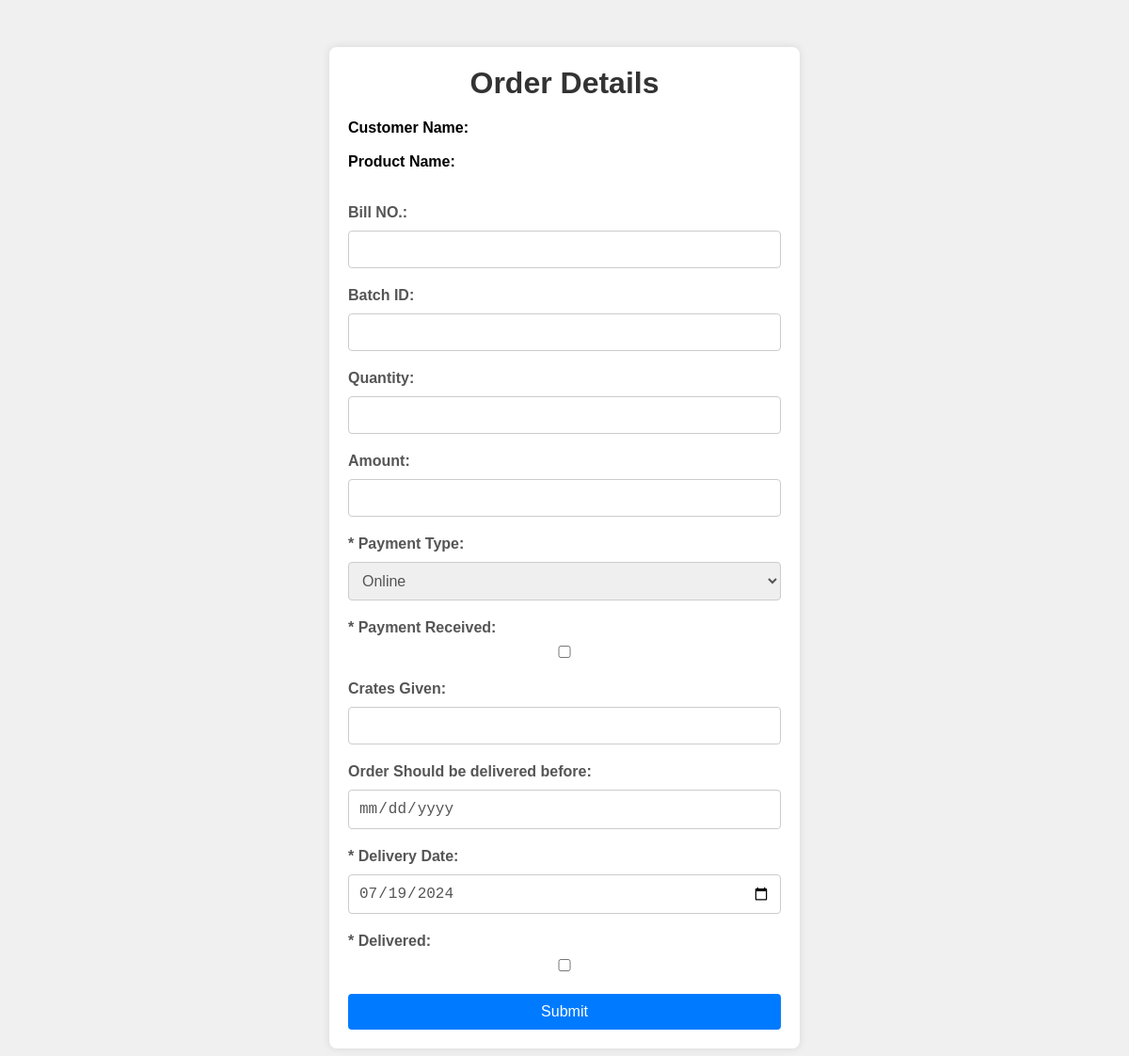
Before: /openDeliveryPersonInterfaceUpdate/OCDPMON5568 (signed in) with the older database file.
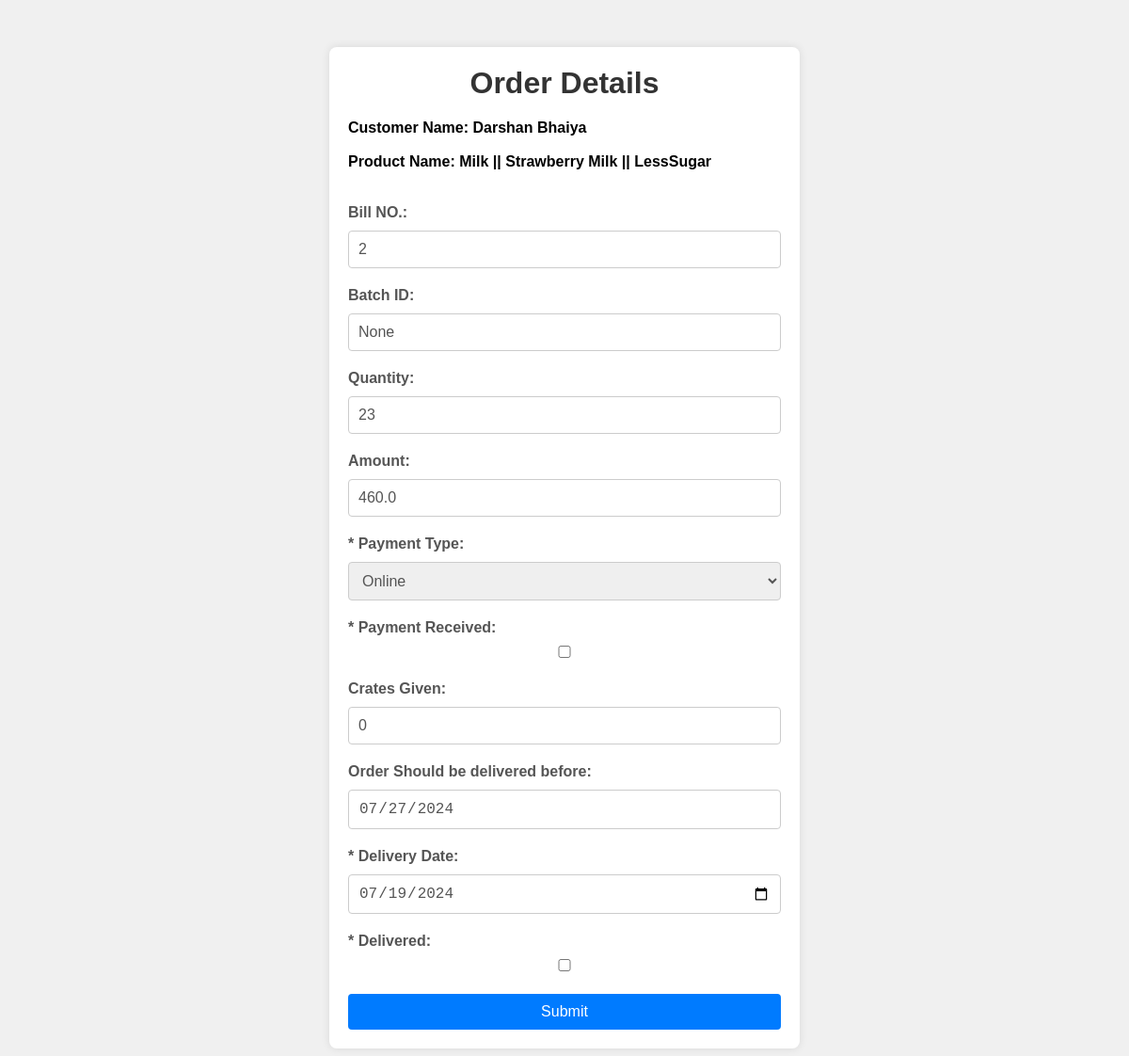
After: the same page with the newer database file.
### app.py (models this page shows)
class Customer(db.Model):
    CustomerID = db.Column(db.String(60), primary_key=True)
    CustomerName = db.Column(db.String(255))
    Address = db.Column(db.String(255))
    ContactPerson = db.Column(db.String(255))
    ContactNumber = db.Column(db.String(20))
    EmailId=db.Column(db.String(50))
    CustomerType = db.Column(db.Enum('Individual', 'Shop'))
    GSTRegistered = db.Column(db.Boolean)
    GSTNumber = db.Column(db.String(20))
    EngagementSource = db.Column(db.Enum('Direct', 'Marketing', 'Digital Media'))
    FirstOrderDate = db.Column(db.Date)
    LastOrderDate = db.Column(db.Date)
    LastBillNumber = db.Column(db.String(20))
    LastOrderID = db.Column(db.Integer)
    TotalCredit = db.Column(db.Float)
    TotalBusinessAmount = db.Column(db.Float)
    TotalTofuOrdered = db.Column(db.Float)
    TotalTofuAmount = db.Column(db.Float)
    TotalMilkOrdered = db.Column(db.Float)
    TotalMilkAmount = db.Column(db.Float)
    CrateGiven = db.Column(db.Integer)

class Product(db.Model):
    ProductID = db.Column(db.String(60), primary_key=True)
    ProductName = db.Column(db.String(255))
    Type = db.Column(db.Enum('Tofu', 'Milk'))
    SugarType = db.Column(db.String(50))
    ProductDescription = db.Column(db.String(255))
    Price = db.Column(db.Float)
    AvailableQuantity = db.Column(db.Integer)
    TotalQuantityProduced = db.Column(db.Integer)
    AvailableOrNot = db.Column(db.Boolean)

class Orders(db.Model):
    OrderID = db.Column(db.String(60), primary_key=True)
    BillID = db.Column(db.Integer)
    CustomerID = db.Column(db.String(60), db.ForeignKey('customer.CustomerID'))
    ProductID = db.Column(db.String(60), db.ForeignKey('product.ProductID'))
    BatchID = db.Column(db.String(20))
    Quantity = db.Column(db.Integer)
    Amount = db.Column(db.Float)
    OrderDateTime = db.Column(db.DateTime)
    PaymentType = db.Column(db.Enum('Online', 'Cash','Credit'))
    PaymentReceivedOrNot = db.Column(db.Boolean)
    CratesGiven = db.Column(db.Integer)
    PreferredOrderDate = db.Column(db.Date)
    ActualOrderDeliveredDate = db.Column(db.Date)
    DeliveryPersonID = db.Column(db.String(60), db.ForeignKey('delivery_person.DeliveryPersonID'))
    DeliveredOrNot = db.Column(db.Boolean)

### app.py (the view)
@app.route('/openDeliveryPersonInterfaceUpdate/<string:OrderID>')
def openDeliveryPersonInterfaceUpdate(OrderID):
    if session['LoggedIn']==True and (session['Designation']=="Admin" or  session['Designation']=="Delivery Person"):
        order = Orders.query.filter_by(OrderID=OrderID).first()
        products=Product.query.all()
        customers=Customer.query.all()
        delivery_people = DeliveryPerson.query.all()
        return render_template("deliveryPersonInterfaceUpdate.html", order=order,products=products,customers=customers,delivery_people=delivery_people)

### templates/deliveryPersonInterfaceUpdate.html (shortened to what this page needs)
<!DOCTYPE html>
<html lang="en">
<head>
</head>
<body>
    <div class="container">
        <h1>Order Details</h1>
        <form action="/updateDeliveryPersonInterfaceUpdate/{{ order.OrderID }}" method="POST">
            <h4>Customer Name: {% for customer in customers %}
                {% if customer.CustomerID == order.CustomerID %}{{ customer.CustomerName }}  {% endif %}
           {% endfor %}</h4>
           <br>
           <h4>Product Name: {% for product in products %}
            {% if product.ProductID == order.ProductID %} {{ product.Type }} || {{ product.ProductName }} || {{ product.SugarType }} {% endif %}
       {% endfor %} </h4>
       <br>
       <br>
            <div class="form-group">
                <label for="billID">Bill NO.:</label>
                <input type="number" id="billID" name="billID" value="{{ order.BillID }}" readonly>
            </div>
            <div class="form-group">
                <label for="batchID">Batch ID:</label>
                <input type="text" id="batchID" name="batchID" value="{{ order.BatchID }}" >
            </div>
            <div class="form-group">
                <label for="quantity">Quantity:</label>
                <input type="number" id="quantity" name="quantity" value="{{ order.Quantity }}" readonly >
            </div>
            <div class="form-group">
                <label for="Amount">Amount:</label>
                <input type="number" id="Amount" name="Amount" value="{{ order.Amount }}"  readonly>
            </div>
            <div class="form-group">
                <label for="paymentType">* Payment Type:</label>
                <select id="paymentType" name="paymentType" required onchange="handlePaymentTypeChange()">
                    <option value="Online" {% if order.PaymentType == 'Online' %} selected {% endif %}>Online</option>
                </select>
            </div>
            <div class="form-group" id="paymentReceivedGroup">
                <label for="paymentReceivedOrNot">* Payment Received:</label>
                <input type="checkbox" id="paymentReceivedOrNot" name="paymentReceivedOrNot" {% if order.PaymentReceivedOrNot %}checked{% endif %}>
            </div>
            <div class="form-group">
                <label for="cratesGiven">Crates Given:</label>
                <input type="number" id="cratesGiven" name="cratesGiven" value="{{ order.CratesGiven }}" >
            </div>
            <div class="form-group">
                <label for="preferredOrderDate">Order Should be delivered before:</label>
                <input type="date" id="preferredOrderDate" name="preferredOrderDate" value="{{ order.PreferredOrderDate }}" readonly >
            </div>
            <div class="form-group">
                <label for="actualOrderDeliveredDate">* Delivery Date:</label>
                <input type="date" id="actualOrderDeliveredDate" name="actualOrderDeliveredDate" required>
            </div>
            <div class="form-group">
                <label for="deliveredOrNot">* Delivered:</label>
                <input type="checkbox" id="deliveredOrNot" name="deliveredOrNot" {% if order.DeliveredOrNot %}checked{% endif %} >
            </div>
            <button type="submit" class="btn">Submit</button>
        </form>
    </div>
</body>
</html>

Changed rows visible on the page:
now on this page (row edited): Customer: CustomerName "Darshan Bhaiya"
now on this page (row unchanged): Product: Type "Milk", ProductName "Strawberry Milk", SugarType "LessSugar"
added Orders: billID "2", batchID "None", quantity "23", Amount "460.0", paymentType "Online", cratesGiven "0", preferredOrderDate "07/27/2024"
Other visible differences:
form field paymentType: "Online" → (not shown)
form field paymentReceivedOrNot: "☐" → (not shown)
form field deliveredOrNot: "☐" → (not shown)
